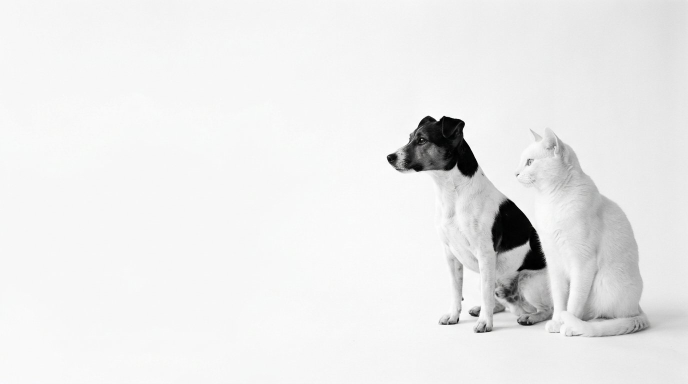
#> input picture assets/img/hero-fuente.jpg, 1376 x 768 px (shown at 1/2 size)
$ python -i reencuadre.py   (imports and definitions only)   (older library calls are emulated)
#> lines starting #> are read from the running program, lines starting #| are printed output that depends on the picture; after the words box and inside, x2 and y2 are one past the last pixel; in counts of white or black regions, pixels touching at a corner belong together
"""Reencuadra y unifica las fotos de producto (utilidad, NO en uso).

OJO: ahora mismo la web publica los ORIGINALES del proveedor, tal cual salen
de AW. Este script está aquí por si algun dia se quiere normalizar el fondo y
el tamano de los productos en la rejilla, pero no forma parte del build: si se
ejecuta, sobreescribe las fotos de assets/img/products y assets/img/thumbs.
Los originales sin tocar estan en assets/src/products-original/ y en data/raw.

Uso:
    python3 tools/reencuadre.py --probar    # hoja de control, sin escribir
    python3 tools/reencuadre.py             # aplica a todas las fotos
"""
from pathlib import Path
import json
import sys

import cv2
import numpy as np

RAIZ = Path(__file__).resolve().parents[1]
IMG = RAIZ / "assets" / "img"
PRODUCTS = IMG / "products"
THUMBS = IMG / "thumbs"
CATALOGO = RAIZ / "data" / "products.json"

FICHA = 900                 # lado de la ficha
MINI = 380                  # lado de la miniatura de la rejilla
TONO = 250                  # tono de fondo de la rejilla (#FAFAF9)
TONO_MIN = 200              # por debajo, el fondo no es claro: solo se reencuadra
AIRE = 0.07                 # aire alrededor del producto en fotos con textura
OBJETIVO = 0.86             # lado mayor del producto dentro de la ficha


def modelo_fondo(img, anillo=22):
    """Tono de fondo estimado: plano inclinado + viñeta radial."""
    h, w, _ = img.shape
    borde = np.zeros((h, w), bool)
    borde[:anillo, :] = borde[-anillo:, :] = True
    borde[:, :anillo] = borde[:, -anillo:] = True
    ys, xs = np.where(borde)

    def base(x, y):
        X, Y = x / w, y / h
        r = np.sqrt((X - .5) ** 2 + (Y - .5) ** 2)
        return np.stack([np.ones_like(X), X, Y, X * X, X * Y, Y * Y,
                         X ** 3, X * X * Y, X * Y * Y, Y ** 3, r * r, r ** 4], -1)

    A = base(xs.astype(np.float32), ys.astype(np.float32))
    coef, *_ = np.linalg.lstsq(A, img[ys, xs].astype(np.float32), rcond=None)
    gy, gx = np.mgrid[0:h, 0:w].astype(np.float32)
    B = (base(gx.ravel(), gy.ravel()) @ coef).reshape(h, w, 3)
    return B, borde


def rellenar_huecos(m):
    """Rellena los huecos interiores de una máscara (el producto macizo)."""
    h, w = m.shape
    inv = (1 - m).astype(np.uint8)
    for esquina in ((0, 0), (w - 1, 0), (0, h - 1), (w - 1, h - 1)):
        if inv[esquina[1], esquina[0]]:
            cv2.floodFill(inv, np.zeros((h + 2, w + 2), np.uint8), esquina, 2)
    return (m | (inv == 1).astype(np.uint8))


def caja_producto(img, B, tol):
    """Caja del producto: lo que no es fondo liso.

    Se pide además que tenga borde (gradiente): así un foco o un halo suave
    de la propia foto no cuenta como producto y el recorte sigue siendo justo.
    """
    dif = np.linalg.norm(img.astype(np.float32) - B, axis=2)
    L = cv2.GaussianBlur(cv2.cvtColor(img, cv2.COLOR_BGR2GRAY).astype(np.float32),
                         (0, 0), 1.2)
    gx = cv2.Sobel(L, cv2.CV_32F, 1, 0, ksize=3)
    gy = cv2.Sobel(L, cv2.CV_32F, 0, 1, ksize=3)
    G = np.sqrt(gx * gx + gy * gy)
    m = ((dif > tol) & (G > 3.0)).astype(np.uint8)
    m = cv2.morphologyEx(m, cv2.MORPH_CLOSE, np.ones((15, 15), np.uint8))
    m = cv2.morphologyEx(m, cv2.MORPH_OPEN, np.ones((5, 5), np.uint8))
    n, lab, st, _ = cv2.connectedComponentsWithStats(m, 8)
    keep = np.zeros_like(m)
    for i in range(1, n):
        if st[i, 4] > 0.0015 * m.size:
            keep[lab == i] = 1
    keep = rellenar_huecos(keep)
    ys, xs = np.where(keep > 0)
    if len(ys) < 500:
        return None, keep
    return (int(xs.min()), int(ys.min()), int(xs.max()) + 1, int(ys.max()) + 1), keep


def aplanar(img, B, borde, keep, tol):
    """Deja el fondo de estudio liso y del mismo tono claro en todas las fotos.

    Solo actúa si el fondo es claro (fotos de estudio). En fotos de exterior,
    con césped o fondo oscuro, se deja intacta: solo se reencuadra.
    El producto no se toca: el fondo se lleva al tono de la rejilla y la
    transición se hace corta para que no aparezca halo.
    Devuelve (imagen, tono_de_fondo).
    """
    med = np.median(B[borde].reshape(-1, 3), axis=0).astype(np.float32)
    if float(med.mean()) < TONO_MIN:
        return img, med
    objetivo = np.array([TONO, TONO, TONO - 1], np.float32)
    plano = img.astype(np.float32) * (med / np.clip(B, 8, 255))
    # el fondo sube entero y el producto (silueta rellena) no se toca
    m = (keep > 0).astype(np.uint8)
    m = cv2.GaussianBlur(cv2.dilate(m, np.ones((3, 3), np.uint8)).astype(np.float32),
                         (0, 0), 2.5)
    plano = plano + (objetivo - med) * (1 - m)[..., None]
    return np.clip(plano, 0, 255).astype(np.uint8), objetivo


def montar(plano, caja, tono, lado, uniforme, aire=AIRE):
    """Producto centrado y al mismo tamaño en todas las fichas.

    Con el fondo liso (fotos de estudio) se escala al tamaño objetivo y lo que
    sobra se rellena con el propio tono del fondo, así todos los productos
    ocupan lo mismo. En fotos con fondo de color solo se recorta, para no
    inventarse texturas.
    """
    x0, y0, x1, y1 = caja
    cx, cy = (x0 + x1) / 2.0, (y0 + y1) / 2.0
    caja_lado = max(x1 - x0, y1 - y0)
    if uniforme:
        esc = min(max((OBJETIVO * lado) / caja_lado, 0.35), 1.6)
        color = tuple(int(round(v)) for v in np.clip(tono, 0, 255))
        M = np.array([[esc, 0, lado / 2.0 - esc * cx],
                      [0, esc, lado / 2.0 - esc * cy]], np.float32)
        return cv2.warpAffine(plano, M, (lado, lado), flags=cv2.INTER_AREA,
                              borderMode=cv2.BORDER_CONSTANT, borderValue=color)
    h, w, _ = plano.shape
    ventana = max(60, min(int(round(caja_lado * (1 + 2 * aire))), min(h, w)))
    rx = int(round(min(max(cx - ventana / 2.0, 0), w - ventana)))
    ry = int(round(min(max(cy - ventana / 2.0, 0), h - ventana)))
    return cv2.resize(plano[ry:ry + ventana, rx:rx + ventana], (lado, lado),
                      interpolation=cv2.INTER_AREA)


def normalizar(img, lado=FICHA, aire=AIRE):
    """Ficha cuadrada normalizada. Devuelve (imagen, cambia)."""
    B, borde = modelo_fondo(img)
    res = np.linalg.norm(img.astype(np.float32) - B, axis=2)[borde]
    sig = float(np.median(np.abs(res - np.median(res))) * 1.4826)
    tol = max(5.0, 5 * sig)
    caja, keep = caja_producto(img, B, tol)
    vacio = np.zeros(img.shape[:2], np.uint8)
    plano, tono = aplanar(img, B, borde, keep if caja is not None else vacio, tol)
    uniforme = float(tono.mean()) >= TONO_MIN     # fondo liso → se puede igualar tamaño
    if caja is None:
        return cv2.resize(plano, (lado, lado), interpolation=cv2.INTER_AREA), False
    return montar(plano, caja, tono, lado, uniforme, aire), True


# [52 lines left out: functions fotos, hoja, main, not called in this run]


# [2 lines not run here, left out]

>>> import cv2
>>> picture = cv2.imread('../assets/img/hero-fuente.jpg')
#> picture is the input picture: shape (768, 1376, 3); mean B, G, R 234.8, 234.9, 234.8
>>> result = normalizar(picture)
#> in modelo_fondo, `coef, *_ = np.linalg.lstsq(A, img[ys, xs].astype(np.float32), rcond=No..`: coef = [[152350.1, 141878.2, 126740.6], [-304199.9, -283256.3, -252981.6], [-304159.3, -283215.2, -252941.4], [304235.5, 283291.8, 253017.8], [22.24, 21.46, 23.06], [304112.1, 283168.6, 252894.3], [-60.83, -60.74, -61.59], [18.28, 18.25, 18.5], [-39.25, -38.53, -40.29], [53.46, 52.94, 53.39], [-304252.7, -283308.9, -253033.1], [93.18, 92.8, 92.16]]
#> in modelo_fondo, `B = (base(gx.ravel(), gy.ravel()) @ coef).reshape(h, w, 3)`:
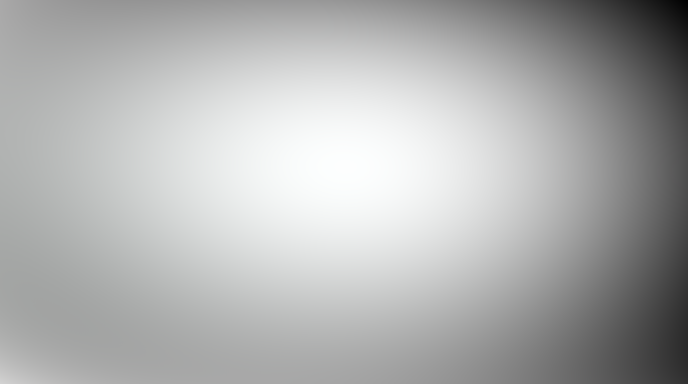
#> B: shape (768, 1376, 3) float32 (shown at 1/2 size); mean of channels 0, 1, 2 247.7, 247.7, 247.5; drawn with min black and max white
#> in normalizar, `B, borde = modelo_fondo(img)`:
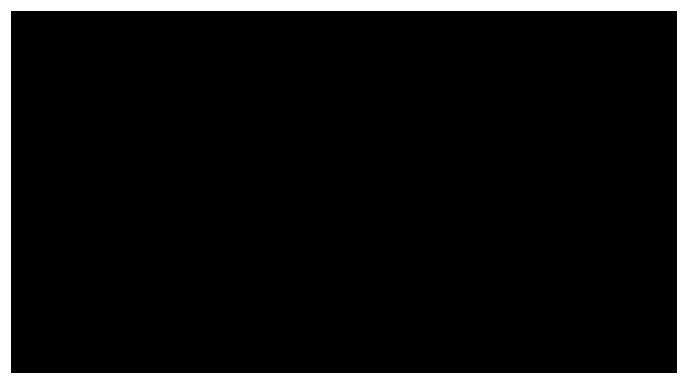
#> borde: shape (768, 1376) bool (shown at 1/2 size); 8.7% white; 1 white region, box (x1, y1, x2, y2) and area: (0, 0, 1376, 768) 92400
#> in normalizar, `sig = float(np.median(np.abs(res - np.median(res))) * 1.4826)`: sig = 1.34
#> in normalizar, `tol = max(5.0, 5 * sig)`: tol = 6.7
#> in caja_producto, `gy = cv2.Sobel(L, cv2.CV_32F, 0, 1, ksize=3)`:
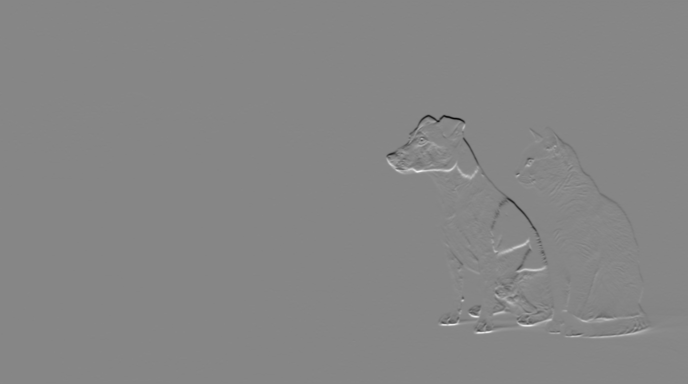
#> gy: shape (768, 1376) float32 (shown at 1/2 size); min -542.1, max 486.5, mean 0; drawn with min black and max white
#> in caja_producto, `m = ((dif > tol) & (G > 3.0)).astype(np.uint8)`: m: shape (768, 1376); values 0 (black) and 1 (white), 15.4% white; 4054 white regions (3783 under 20 px), largest, box (x1, y1, x2, y2) and area: (760, 218, 1376, 684) 136516, (1200, 682, 1264, 698) 128, (1152, 60, 1173, 80) 91
#> in caja_producto, `m = cv2.morphologyEx(m, cv2.MORPH_CLOSE, np.ones((15, 15), np.uint8))`: m: shape (768, 1376); values 0 (black) and 1 (white), 32.1% white; 227 white regions (172 under 20 px), largest, box (x1, y1, x2, y2) and area: (498, 0, 1376, 723) 319906, (271, 185, 496, 286) 6571, (603, 36, 777, 158) 5735
#> in caja_producto, `m = cv2.morphologyEx(m, cv2.MORPH_OPEN, np.ones((5, 5), np.uint8))`: m: shape (768, 1376); values 0 (black) and 1 (white), 31.6% white; 55 white regions, largest, box (x1, y1, x2, y2) and area: (498, 0, 1376, 723) 314949, (272, 196, 493, 286) 6053, (603, 44, 753, 155) 4834
#> in caja_producto, `n, lab, st, _ = cv2.connectedComponentsWithStats(m, 8)`:
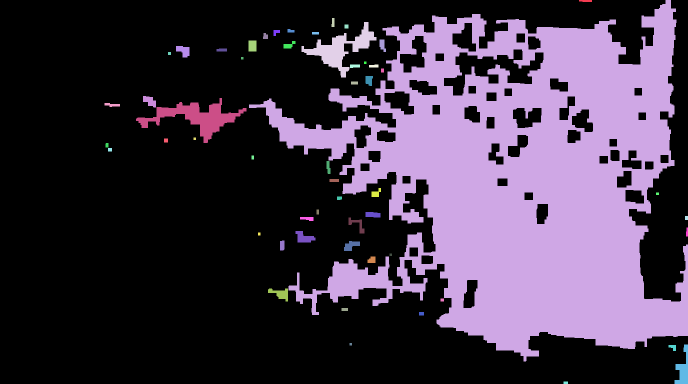
#> lab: shape (768, 1376) int32 (shown at 1/2 size); 56 distinct labels, from 0 to 55; one colour per label, 0 black
#> in caja_producto, `n, lab, st, _ = cv2.connectedComponentsWithStats(m, 8)`: n = 56; st = 56 rows, first 6: [0, 0, 1376, 768, 722596], [1158, 0, 26, 4, 97], [498, 0, 878, 723, 314949], [663, 36, 6, 18, 96], [603, 44, 150, 111, 4834], [689, 49, 8, 8, 64]
#> after the loop in rellenar_huecos, `for esquina in ((0, 0), (w - 1, 0), (0, h - 1), (w - 1, h - 1)):`:
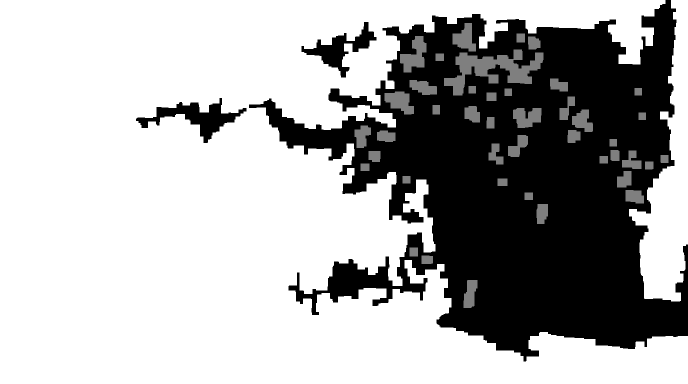
#> inv: shape (768, 1376) (shown at 1/2 size); min 0, max 2, mean 1.35; drawn with min black and max white
#> in rellenar_huecos, `return (m | (inv == 1).astype(np.uint8))`: returned value: shape (768, 1376); values 0 (black) and 1 (white), 34.1% white; 3 white regions, box (x1, y1, x2, y2) and area: (498, 0, 1376, 723) 349543, (272, 196, 493, 286) 6053, (603, 44, 753, 155) 4834
#> in normalizar, `caja, keep = caja_producto(img, B, tol)`: caja = (272, 0, 1376, 723)
#> in normalizar, `vacio = np.zeros(img.shape[:2], np.uint8)`: vacio: shape (768, 1376); every value is 0
#> in aplanar, `med = np.median(B[borde].reshape(-1, 3), axis=0).astype(np.float32)`: med = [244.6, 244.6, 244.6]
#> in aplanar, `objetivo = np.array([TONO, TONO, TONO - 1], np.float32)`: objetivo = [250, 250, 249]
#> in aplanar, `m = cv2.GaussianBlur(cv2.dilate(m, np.ones((3, 3), np.uint8)).astype(n..`:
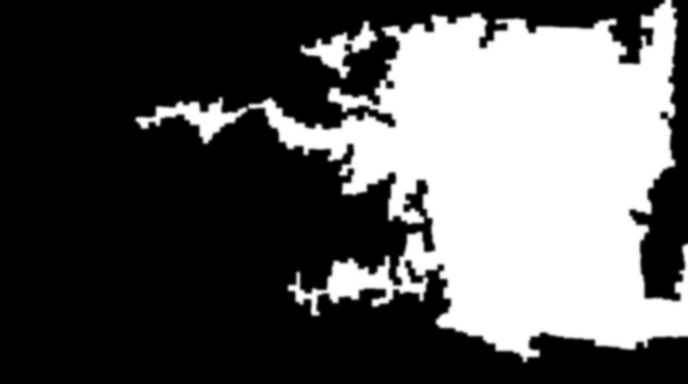
#> m: shape (768, 1376) float32 (shown at 1/2 size); min 0, max 1, mean 0.35
#> in normalizar, `uniforme = float(tono.mean()) >= TONO_MIN`: uniforme = True
#> in montar, `x0, y0, x1, y1 = caja`: x0 = 272; y0 = 0; x1 = 1376; y1 = 723
#> in montar, `cx, cy = (x0 + x1) / 2.0, (y0 + y1) / 2.0`: cx = 824; cy = 361.5
#> in montar, `caja_lado = max(x1 - x0, y1 - y0)`: caja_lado = 1104
#> in montar, `esc = min(max((OBJETIVO * lado) / caja_lado, 0.35), 1.6)`: esc = 0.701
#> in montar, `color = tuple(int(round(v)) for v in np.clip(tono, 0, 255))`: color = (250, 250, 249)
#> in montar, `M = np.array([[esc, 0, lado / 2.0 - esc * cx], [0, esc, lado / 2.0 - e..`: M = [[0.701, 0, -127.7], [0, 0.701, 196.6]]
#> in montar, `return cv2.warpAffine(plano, M, (lado, lado), flags=cv2.INTER_AREA, bo..`:
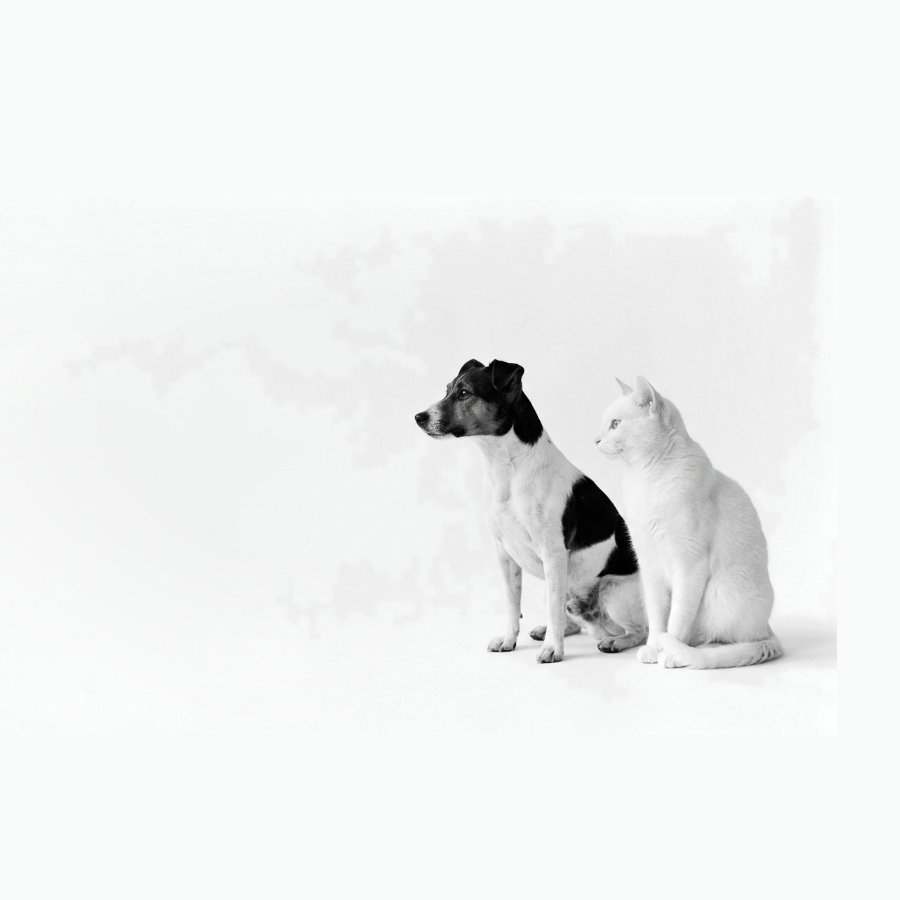
#> returned value: shape (900, 900, 3); mean of channels 0, 1, 2 240.5, 240.5, 239.7; drawn as B, G, R
